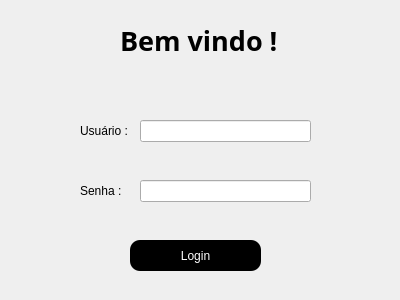
<?xml version="1.0" encoding="UTF-8"?>
<ui version="4.0">
 <class>TelaLogin</class>
 <widget class="QWidget" name="TelaLogin">
  <property name="geometry">
   <rect>
    <x>0</x>
    <y>0</y>
    <width>400</width>
    <height>300</height>
   </rect>
  </property>
  <property name="windowTitle">
   <string>Form</string>
  </property>
  <widget class="QLabel" name="rotuloMenuInicial">
   <property name="geometry">
    <rect>
     <x>120</x>
     <y>20</y>
     <width>181</width>
     <height>41</height>
    </rect>
   </property>
   <property name="font">
    <font>
     <family>Rockwell Extra Bold</family>
     <pointsize>14</pointsize>
     <bold>true</bold>
    </font>
   </property>
   <property name="styleSheet">
    <string notr="true">Color rgb(255, 255, 255)</string>
   </property>
   <property name="text">
    <string>&lt;html&gt;&lt;head/&gt;&lt;body&gt;&lt;p&gt;&lt;span style=&quot; font-size:20pt;&quot;&gt;Bem vindo !&lt;/span&gt;&lt;/p&gt;&lt;/body&gt;&lt;/html&gt;</string>
   </property>
  </widget>
  <widget class="QLineEdit" name="inputUsuario">
   <property name="geometry">
    <rect>
     <x>140</x>
     <y>120</y>
     <width>171</width>
     <height>22</height>
    </rect>
   </property>
   <property name="text">
    <string/>
   </property>
  </widget>
  <widget class="QLabel" name="Usuario">
   <property name="geometry">
    <rect>
     <x>80</x>
     <y>120</y>
     <width>49</width>
     <height>21</height>
    </rect>
   </property>
   <property name="text">
    <string>Usuário :</string>
   </property>
  </widget>
  <widget class="QLineEdit" name="inputSenha">
   <property name="geometry">
    <rect>
     <x>140</x>
     <y>180</y>
     <width>171</width>
     <height>22</height>
    </rect>
   </property>
   <property name="text">
    <string/>
   </property>
  </widget>
  <widget class="QLabel" name="Senha">
   <property name="geometry">
    <rect>
     <x>80</x>
     <y>180</y>
     <width>49</width>
     <height>21</height>
    </rect>
   </property>
   <property name="text">
    <string>Senha : </string>
   </property>
  </widget>
  <widget class="QPushButton" name="BotaoLogin">
   <property name="geometry">
    <rect>
     <x>130</x>
     <y>240</y>
     <width>131</width>
     <height>31</height>
    </rect>
   </property>
   <property name="styleSheet">
    <string notr="true">background-color: black;
color:  white;
border-radius: 10px
</string>
   </property>
   <property name="text">
    <string>Login</string>
   </property>
  </widget>
 </widget>
 <resources/>
 <connections/>
</ui>
